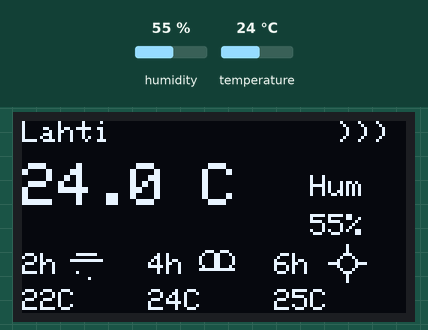
This sketch was run on a simulated ESP32. Shown: 128×64 one-colour display. The inputs (shaded band) are chosen by the test bench; at power-on: humidity 55 %, temperature 24 °C. WiFi joins after 1.5 s; servers stay silent unless stated; web services answer with replies made up by the test bench; what the sketch prints to the serial monitor is not drawn.

Above: at 4.2 s.
4.3 s: humidity set to 64 %
At 6.4 s:
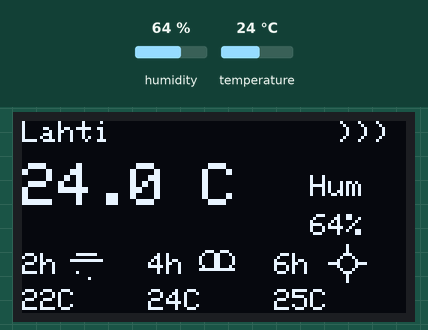
8.6 s: humidity set to 67 %
At 9.7 s:
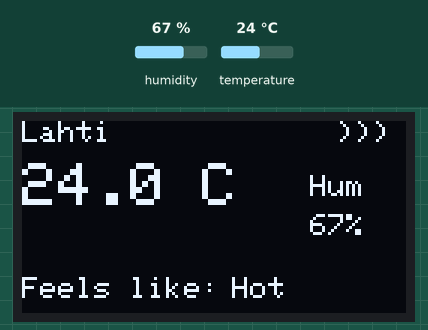
12.7 s: temperature set to 24.6 °C
At 14.2 s:
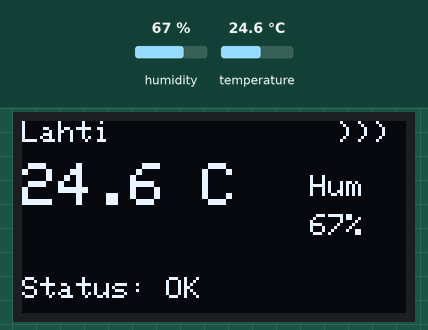
16.8 s: temperature set to 25.5 °C
At 20.4 s:
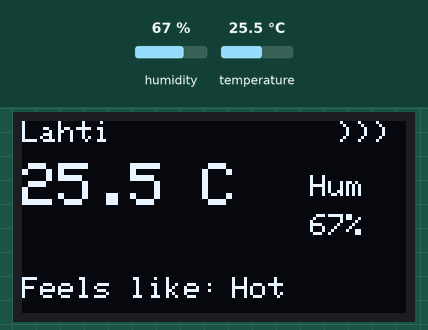
20.9 s: temperature set to 1 °C
At 22.1 s:
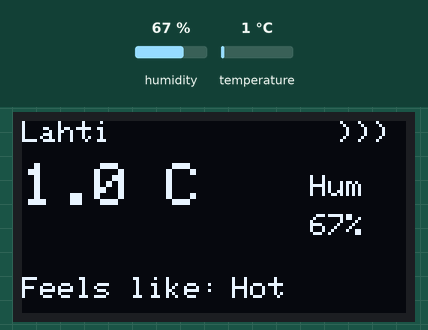
25.1 s: humidity set to 22 %
At 26.8 s:
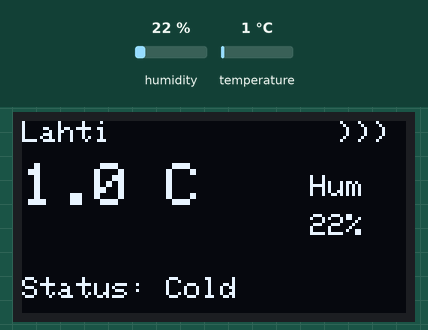
Timing chart, 0 to 28.3 s (numbered marks = the images above; inputs shaded):
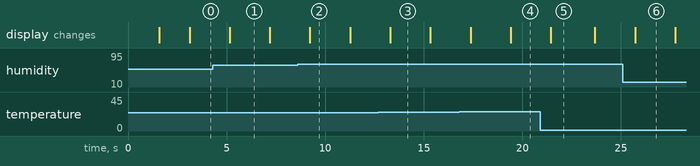

The sketch:

sketch.ino
```cpp
#include <WiFi.h>
#include <HTTPClient.h>
#include "DHTesp.h"
#include <Wire.h>
#include <Adafruit_GFX.h>
#include <Adafruit_SSD1306.h>

#define SCREEN_WIDTH 128
#define SCREEN_HEIGHT 64

const char* WIFI_NAME = "Wokwi-GUEST";
const char* WIFI_PASSWORD = "";

String apiKey = "NNE4TPHZG12J8IDB";

const int DHT_PIN = 15;

DHTesp dhtSensor;
Adafruit_SSD1306 display(SCREEN_WIDTH, SCREEN_HEIGHT, &Wire, -1);

unsigned long lastThingSpeakTime = 0;
unsigned long lastScreenChange = 0;

const unsigned long thingSpeakDelay = 20000;
const unsigned long screenDelay = 3000;

int screenMode = 0;

void setup() {
  Serial.begin(115200);

  dhtSensor.setup(DHT_PIN, DHTesp::DHT22);

  if (!display.begin(SSD1306_SWITCHCAPVCC, 0x3C)) {
    Serial.println("OLED failed");
    while (true);
  }

  display.clearDisplay();
  display.setTextColor(WHITE);
  display.setTextSize(1);
  display.setCursor(0, 0);
  display.println("Weather Station");
  display.println("Starting...");
  display.display();

  WiFi.begin(WIFI_NAME, WIFI_PASSWORD);

  Serial.print("Connecting to WiFi");
  while (WiFi.status() != WL_CONNECTED) {
    delay(500);
    Serial.print(".");
  }

  Serial.println("\nWiFi connected");

  display.clearDisplay();
  display.setCursor(0, 0);
  display.println("WiFi Connected");
  display.display();

  delay(1500);
}

void drawHourlyTemp() {
  display.setTextSize(1);

  // 2h forecast
  display.setCursor(0, 44);
  display.print("2h");
  display.setCursor(0, 56);
  display.print("22C");

  // Rain icon
  display.drawLine(18, 44, 24, 44, WHITE);
  display.drawLine(16, 46, 26, 46, WHITE);
  display.drawPixel(18, 50, WHITE);
  display.drawPixel(22, 52, WHITE);

  // 4h forecast
  display.setCursor(42, 44);
  display.print("4h");
  display.setCursor(42, 56);
  display.print("24C");

  // Cloud icon
  display.drawCircle(62, 46, 3, WHITE);
  display.drawCircle(67, 46, 3, WHITE);
  display.drawLine(59, 49, 70, 49, WHITE);

  // 6h forecast
  display.setCursor(84, 44);
  display.print("6h");
  display.setCursor(84, 56);
  display.print("25C");

  // Sun icon
  display.drawCircle(108, 47, 3, WHITE);
  display.drawLine(108, 41, 108, 43, WHITE);
  display.drawLine(108, 51, 108, 53, WHITE);
  display.drawLine(102, 47, 104, 47, WHITE);
  display.drawLine(112, 47, 114, 47, WHITE);
}

void loop() {
  TempAndHumidity data = dhtSensor.getTempAndHumidity();

  float temp = data.temperature;
  float hum = data.humidity;

  if (isnan(temp) || isnan(hum)) {
    Serial.println("DHT22 read failed");

    display.clearDisplay();
    display.setTextSize(1);
    display.setCursor(0, 0);
    display.println("Sensor Error");
    display.println("Check DHT22");
    display.display();

    delay(2000);
    return;
  }

  String status;
  if (temp < 10) {
    status = "Cold";
  } else if (temp <= 25) {
    status = "OK";
  } else {
    status = "Hot";
  }

  String feelsLike;
  if (temp > 25 || hum > 65) {
    feelsLike = "Hot";
  } else if (temp < 10) {
    feelsLike = "Cold";
  } else {
    feelsLike = "Normal";
  }

  if (millis() - lastScreenChange >= screenDelay) {
    screenMode++;

    if (screenMode > 2) {
      screenMode = 0;
    }

    lastScreenChange = millis();
  }

  display.clearDisplay();
  display.setTextColor(WHITE);

  // Top line
  display.setTextSize(1);
  display.setCursor(0, 0);
  display.print("Lahti");

  display.setCursor(105, 0);
  display.print(")))");

  // Temperature
  display.setTextSize(2);
  display.setCursor(0, 14);
  display.print(temp, 1);
  display.print(" C");

  // Humidity
  display.setTextSize(1);
  display.setCursor(96, 18);
  display.print("Hum");

  display.setCursor(96, 31);
  display.print(hum, 0);
  display.print("%");

  // Rotating bottom section
  if (screenMode == 0) {
    display.setCursor(0, 52);
    display.print("Status: ");
    display.print(status);
  }

  if (screenMode == 1) {
    drawHourlyTemp();
  }

  if (screenMode == 2) {
    display.setCursor(0, 52);
    display.print("Feels like:");
    display.setCursor(70, 52);
    display.print(feelsLike);
  }

  display.display();

  Serial.println("Temp: " + String(temp));
  Serial.println("Humidity: " + String(hum));
  Serial.println("Status: " + status);
  Serial.println("Feels like: " + feelsLike);

  if (WiFi.status() == WL_CONNECTED &&
      millis() - lastThingSpeakTime >= thingSpeakDelay) {

    HTTPClient http;

    String url = "http://api.thingspeak.com/update?api_key=" +
                 apiKey +
                 "&field1=" + String(temp, 2) +
                 "&field2=" + String(hum, 1);

    http.begin(url);
    int responseCode = http.GET();

    if (responseCode > 0) {
      Serial.println("Data sent to ThingSpeak");
    } else {
      Serial.println("Error sending data");
    }

    http.end();
    lastThingSpeakTime = millis();
  }

  delay(2000);
}
```

Measured:
- the behaviour switches between 65 and 66 % on humidity (found by bisection; images 1 and 2)
- the behaviour switches between 25 and 25.1 °C on temperature (found by bisection; images 3 and 4)
- after the input at 4.3 s, the display: changes after 0.86 s (image 1)
- after the input at 8.6 s, the display: changes after 0.63 s (image 2)
- after the input at 12.7 s, the display: changes after 0.60 s (image 3)
- after the input at 16.8 s, the display: first changes after 0.57 s (image 4 shows a later state)
- after the input at 20.9 s, the display: changes after 0.55 s (image 5)
- after the input at 25.1 s, the display: changes after 0.62 s (image 6)
